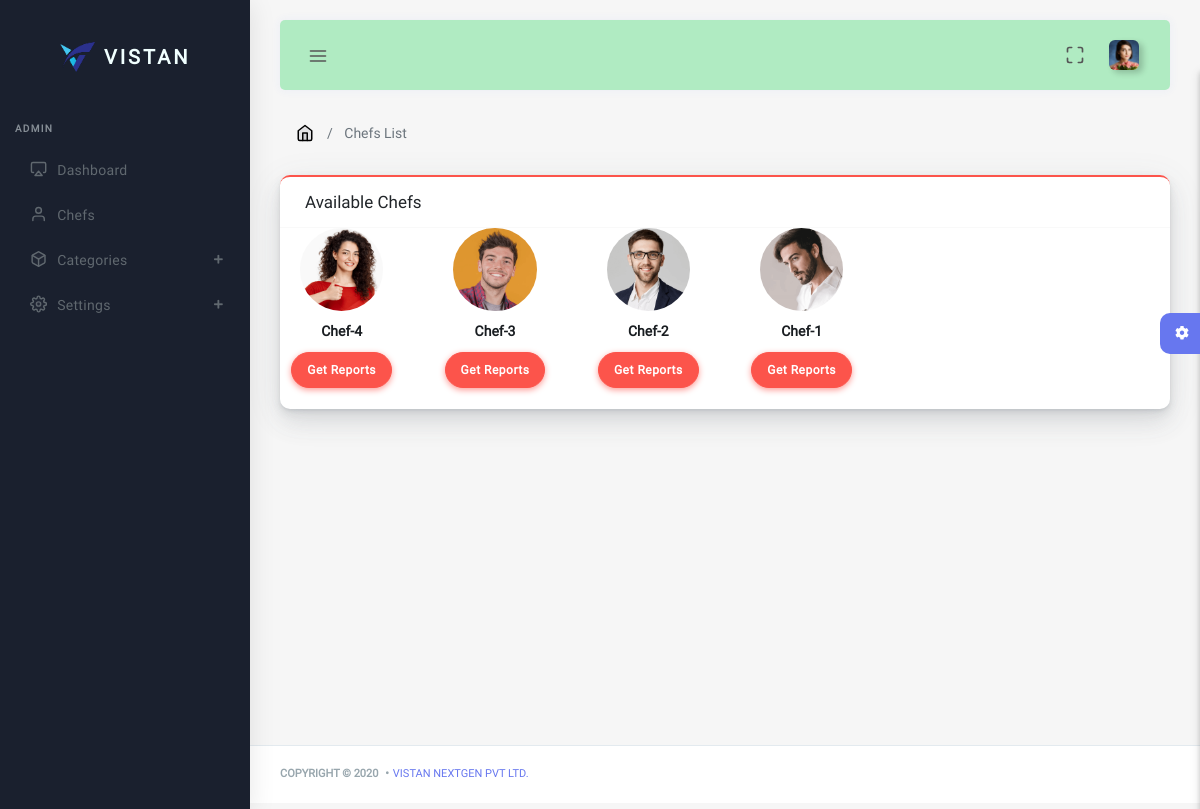
Screenshot of /rest/chef-list (signed in) with the database file from the repository.
### AccountsApp/models.py (models this page shows, shortened)
class CustomUser(AbstractUser):
    Chef = models.ManyToManyField(Chef)
    Category = models.ManyToManyField(Category)
    created_at = models.DateTimeField(auto_now_add = True)
    updated_at = models.DateTimeField(auto_now = True)
    class Meta:
        verbose_name = 'User'
        verbose_name_plural = 'users'

### RestApp/models.py (models this page shows, shortened)
class Chef(models.Model):
    chef_name = models.CharField(max_length = 30)
    chef_decription = models.TextField(blank = True, null = True)
    chef_image = models.ImageField(upload_to = 'Chefs', blank = True, null = True)
    gender = models.CharField(max_length=10, choices=gender_choices)
    mobile = models.CharField(max_length = 12)
    active = models.BooleanField(default = True)
    status = models.BooleanField(default = True)
    created_at = models.DateTimeField(auto_now_add = True)
    updated_at = models.DateTimeField(auto_now = True)
    class Meta:
        verbose_name = 'Chef'
        verbose_name_plural = 'Chefs'
        ordering = ('-id', )

### RestApp/views.py (the view)
# urls.py: path('chef-list', views.CheflistView, name = 'chef-list'),
@login_required(login_url='/')
def CheflistView(request):
    admin_chefs = Chef.objects.all()
    admin_cats = Category.objects.all()
    return render(request, 'RestApp/chef-list.html', {'admin_chefs': admin_chefs,
                                                       'admin_cats' : admin_cats,
                                                     })

### RestApp/models.py (called while the page is built)
    def __str__(self):
        return '{}'.format(self.category_name)

### RestApp/templates/RestApp/chef-list.html (shortened to what this page needs)
{% extends 'base.html' %}
{% load static %}
{% block breadcrumb %}Chefs List{% endblock %}
{% block content %}
{% if request.user.is_superuser%}
<div class="card card-danger">
    <div class="card-header">
    <h4>Available Chefs</h4>
    </div>
    <div class="row">
    {% for chef in admin_chefs %}
        <div class="col-4 col-sm-3 col-lg-2 mb-4 mb-md-0">
            <div>
                <div class="user-item">
                <img alt="image" src="{% static chef.chef_image.url %}" class="img-fluid">
                <div class="user-details">
                    <div class="user-name">{{chef.chef_name}}</div>
                    <div class="user-cta">
                    <a href = "{% url 'RestApp:chef-reports' chef.id%}" class="btn btn-danger follow-btn" data-follow-action="alert('user5 followed');"
                        data-unfollow-action="alert('user5 unfollowed');">Get Reports</a>
                    </div>
                </div>
                <br>
                </div>
            </div>
        </div>
    {% endfor %}
    </div>
</div>
{% endif %}
{% endblock %}

### templates/sidebar.html (shortened to what this page needs)
{% load static %}
<div class="main-sidebar sidebar-style-2">
    <aside id="sidebar-wrapper"><br>
      <div class="sidebar-brand">
        <a href="{% url 'RestApp:dashboard' %}"> <img alt="image" src="{% static "assets/img/vistanlogo.png" %}" class="header-logo" /> <span
            class="logo-name"><span style="color: azure;">Vistan</span></span>
        </a>
      </div>
      <br><br>
      {% if request.user.is_superuser %}
      <ul class="sidebar-menu">
        <li class="menu-header">{{request.user.username}}</li>
        <li>
            <a href="{% url 'RestApp:admin-dashboard' %}" ><i
                data-feather="airplay"></i><span>Dashboard</span></a>
          </li>
          <li>
            <a href="{% url 'RestApp:chef-list' %}" ><i
                data-feather="user"></i><span>Chefs</span></a>
          </li>
        <li class="dropdown">
          <a href="#" class="menu-toggle nav-link has-dropdown"><i data-feather="box"></i><span>Categories</span></a>
        </li>
        <li class="dropdown">
          <a href="#" class="menu-toggle nav-link has-dropdown"><i data-feather="settings"></i><span>Settings</span></a>
        </li>
      </ul>
      {% endif %}
    </aside>
  </div>

### rows the page displays
CustomUser: user.username "ADMIN"
Chef: chef_image (picture), chef_name "Chef-4"
Chef: chef_image (picture), chef_name "Chef-3"
Chef: chef_image (picture), chef_name "Chef-2"
Chef: chef_image (picture), chef_name "Chef-1"
